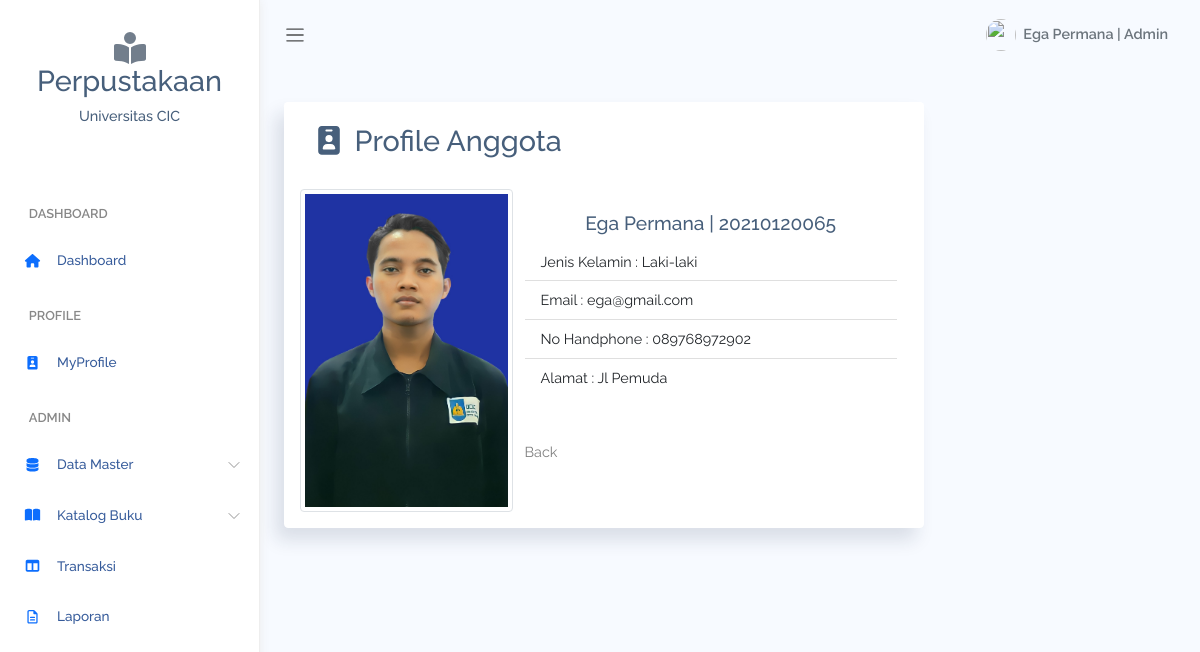
/Admin/detailAnggota.php?&&id=12 (signed in), run on the app's committed database.
### tables this page shows
CREATE TABLE `anggota` (
  `id_anggota` int(11) NOT NULL,
  `nim_anggota` varchar(20) NOT NULL,
  `nama_anggota` varchar(50) NOT NULL,
  `jenis_kelamin` varchar(50) NOT NULL,
  `id_prodi` int(11) NOT NULL,
  `semester` varchar(10) NOT NULL,
  `email` varchar(100) NOT NULL,
  `no_hp` varchar(100) NOT NULL,
  `alamat` text NOT NULL,
  `foto` text NOT NULL
);

### database.php (called while the page is built, shortened)
<?php
class database
{
    private $host = "localhost";
    private $user = "root";
    private $pas = "";
    private $db = "perpustakaan";
    private $koneksi = "";
    public function __construct()
    {
        $this->koneksi = mysqli_connect($this->host, $this->user, $this->pas, $this->db);
    }
    public function dataAnggotaById($id_anggota)
    {
        $query = mysqli_query($this->koneksi, "SELECT * FROM anggota WHERE id_anggota = '$id_anggota'");
        return $query->fetch_array();
    }
}

### Admin/detailAnggota.php (the view, shortened to what this page needs)
<?php
require_once '../database.php';
class menu
{
    function __construct()
    {
        require_once 'menu.php';
    }
}
$db = new database();
$id = $_GET['id'];
$data = $db->dataAnggotaById($id);
?>
<!DOCTYPE html>
<html lang="en">
<head>
    <link rel="stylesheet" href="../assets/css/bootstrap.css">
    <link rel="stylesheet" href="../assets/vendors/chartjs/Chart.min.css">
    <link rel="stylesheet" href="../assets/vendors/perfect-scrollbar/perfect-scrollbar.css">
    <link rel="stylesheet" href="../assets/css/app.css">
</head>
<body>
    <div id="app">
        <div class="main-content container-fluid">
            <div class="card border-primary mb-3" style="max-width: 640px;">
                <div class="card-header">
                    <h2><i class="fa-solid fa-fw fa-id-badge"></i> Profile Anggota</h2>
                </div>
                <div class="row g-0">
                    <div class="col-md-4 mb-3">
                        <img src="img/<?= $data['foto']; ?>" class="img-thumbnail mx-3">
                    </div>
                    <div class="col-md-8 mb-3">
                        <div class="card-body">
                            <h5 class="card-title text-center"><?= $data['nama_anggota'] . ' | ' . $data['nim_anggota']; ?></h5>
                            <ul class="list-group list-group-flush">
                                <li class="list-group-item">Jenis Kelamin : <?= $data["jenis_kelamin"]; ?></li>
                                <li class="list-group-item">Email : <?= $data["email"]; ?></li>
                                <li class="list-group-item">No Handphone : <?= $data["no_hp"]; ?></li>
                                <li class="list-group-item">Alamat : <?= $data["alamat"]; ?></li>
                            </ul>
                        </div>
                        <div class="card-body">
                            <a href="dataAnggota.php" class="card-link text-decoration-none text-black-50">Back</a>
                        </div>
                    </div>
                </div>
            </div>
        </div>
    </div>
</body>
</html>

### assets/css/app.css (style rules this page uses)
* { font-family:Raleway }
#app { position:relative }
#main .main-content { padding:2rem 1.5rem }
a { text-decoration:none }
a,button { outline:0 }
.card { box-shadow:-8px 12px 18px 0 rgba(25,42,70,.13);margin-bottom:2.2rem }
.card .card-header { border:none }
.card .card-title { font-size:1.2rem }
.card .card-body { padding:1.4rem 1.7rem }

### data on the page
anggota: foto (picture), nama_anggota "Ega Permana", nim_anggota "20210120065", jenis_kelamin "Laki-laki", email "ega@gmail.com", no_hp "089768972902", alamat "Jl Pemuda"

### other printed values
$_SESSION['role'] "ADMIN"
$_SESSION['nama'] "Ega Permana"
$_SESSION['role'] "Admin"
